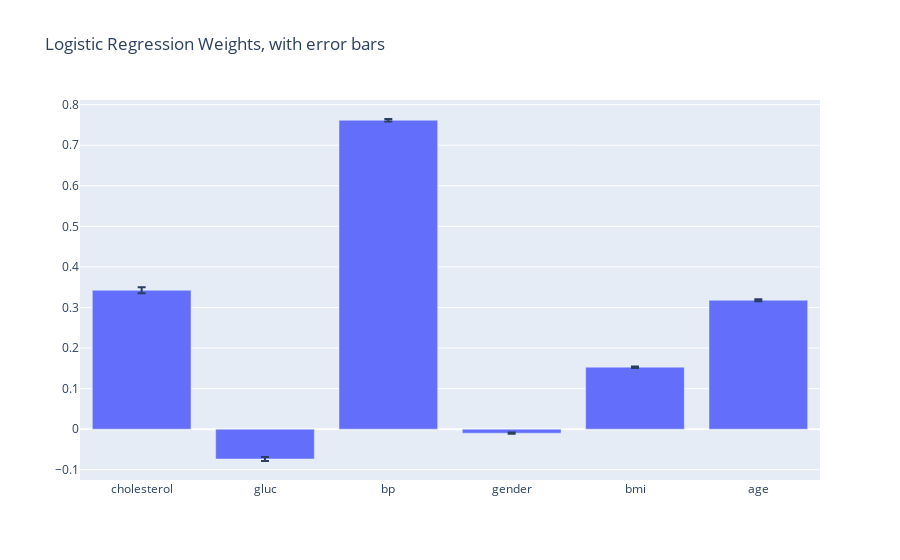

The cell this chart's notebook holds for it:
### Code cell
import plotly.offline as py
from plotly.offline import iplot
py.offline.init_notebook_mode(connected=True)
import plotly.graph_objs as go


error_y=dict(
            type='data',
            array=np.std(weights,axis=0),
            visible=True
        )

graph1 = {'x': df_f.columns,
          'y': np.mean(weights,axis=0),
    'error_y':error_y,
       'type': 'bar'}

fig = dict()
fig['data'] = [graph1]
fig['layout'] = {'title': 'Logistic Regression Weights, with error bars'}

plotly.offline.iplot(fig)

### Figure 1 — Plotly figure (JSON) as saved in the notebook; plotly's stock layout.template omitted (floating-point values rounded to 4 significant figures)
{"data": [{"error_y": {"array": [0.007665, 0.004877, 0.003039, 0.00155, 0.001876, 0.002626], "type": "data", "visible": true}, "type": "bar", "x": ["cholesterol", "gluc", "bp", "gender", "bmi", "age"], "y": [0.3425, -0.07351, 0.7616, -0.009831, 0.1529, 0.3179]}], "layout": {"title": {"text": "Logistic Regression Weights, with error bars"}}}
